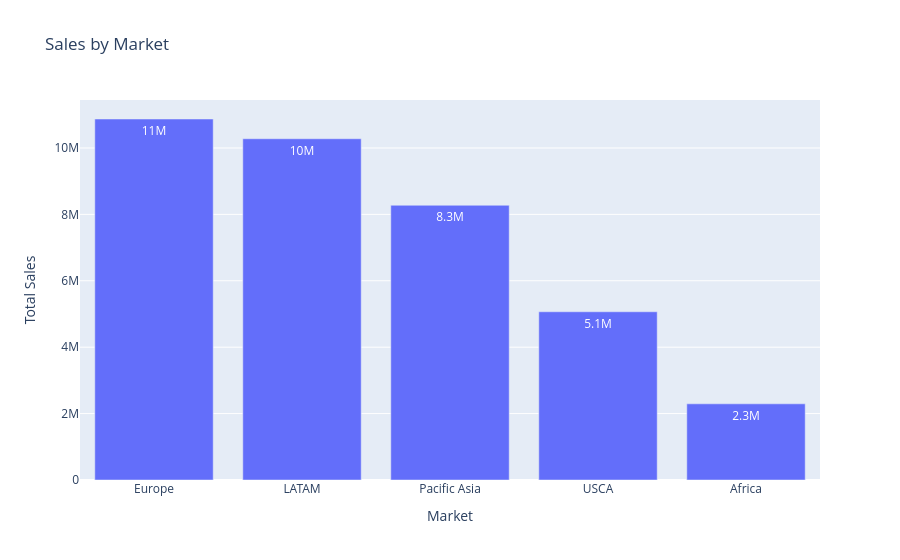

Source (notebook cell):
### Code cell
fig = px.bar(
    market_sales,
    x="Market",
    y="Sales",
    text_auto=".2s",
    title="Sales by Market"
)

fig.update_layout(
    xaxis_title="Market",
    yaxis_title="Total Sales"
)

fig.show()

### Figure 1 — Plotly figure (JSON) as saved in the notebook; plotly's stock layout.template omitted (floating-point values rounded to 4 significant figures)
{"data": [{"hovertemplate": "Market=%{x}<br>Sales=%{y}<extra></extra>", "legendgroup": "", "marker": {"color": "#636efa", "pattern": {"shape": ""}}, "name": "", "orientation": "v", "showlegend": false, "textposition": "auto", "texttemplate": "%{y:.2s}", "type": "bar", "x": ["Europe", "LATAM", "Pacific Asia", "USCA", "Africa"], "xaxis": "x", "y": [10870000.0, 10280000.0, 8274000.0, 5067000.0, 2294000.0], "yaxis": "y"}], "layout": {"barmode": "relative", "legend": {"tracegroupgap": 0}, "title": {"text": "Sales by Market"}, "xaxis": {"anchor": "y", "domain": [0, 1], "title": {"text": "Market"}}, "yaxis": {"anchor": "x", "domain": [0, 1], "title": {"text": "Total Sales"}}}}
